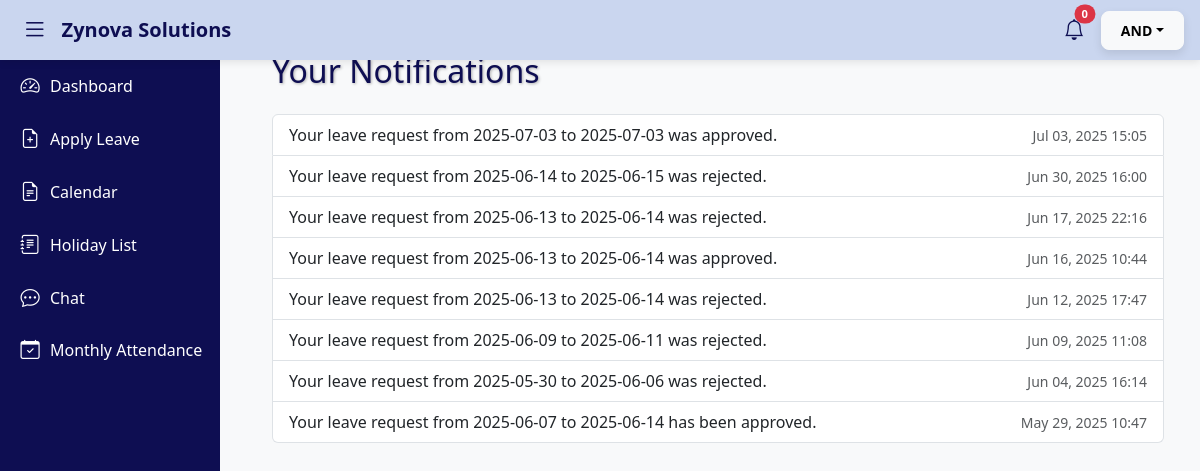
Screenshot of /notifications/ (signed in) with the database file from the repository.
### attendance/models.py (models this page shows, shortened)
class Notification(models.Model):
    user = models.ForeignKey(User, on_delete=models.CASCADE)
    message = models.TextField()
    is_read = models.BooleanField(default=False)
    created_at = models.DateTimeField(auto_now_add=True)

### attendance/views/notification_views.py (the view)
# urls.py: path('notifications/', views.user_notifications, name='notifications'),
@login_required
def user_notifications(request):
    try:
        notifications = Notification.objects.filter(user=request.user).order_by('-created_at')
        notifications.update(is_read=True)
        return render(request, 'attendance/notifications.html', {'notifications': notifications})
    except Exception as e:
        logger.exception("Error loading user notifications")
        return render(request, '500.html', status=500)

### attendance/templates/attendance/notifications.html (shortened to what this page needs)
{% extends 'attendance/base.html' %}
{% block content %}
<h2>Your Notifications</h2>
<ul class="list-group mt-4">
    {% for notif in notifications %}
    <li class="list-group-item d-flex justify-content-between align-items-center {% if not notif.is_read %}fw-bold{% endif %}">
        {{ notif.message }}
        <small class="text-muted">{{ notif.created_at|date:"M d, Y H:i" }}</small>
    </li>
    {% empty %}
    <li class="list-group-item">No notifications found.</li>
    {% endfor %}
</ul>
{% endblock %}

### attendance/templates/attendance/base.html (shortened to what this page needs)
{% load static %}
<!DOCTYPE html>
<html lang="en">
  <head>
    <link rel="stylesheet" href="https://cdn.jsdelivr.net/npm/bootstrap-icons@1.10.5/font/bootstrap-icons.css" />
    <link href="https://cdn.jsdelivr.net/npm/bootstrap@5.3.3/dist/css/bootstrap.min.css" rel="stylesheet" />
    <link rel="stylesheet" href="https://cdnjs.cloudflare.com/ajax/libs/font-awesome/6.5.0/css/all.min.css" />
    <link rel="stylesheet" href="{% static 'attendance/css/style.css' %}" />
  </head>
  <body>
    <nav class="navbar">
      <button id="sidebarToggle" class="btn-toggle-sidebar" aria-label="Toggle sidebar"><i class="bi bi-list"></i></button>
      <a href="#" class="navbar-brand">Zynova Solutions</a>
      <div class="ms-auto d-flex align-items-center">
        {% if user.is_authenticated %}
          <div class="nav-item dropdown mx-3">
            <a href="#" id="notifBell" class="nav-link position-relative" onclick="toggleNotifications(event)">
              <i class="bi bi-bell"></i>
              <span class="badge bg-danger rounded-pill" id="notif-count">{{ unread_notifications_count|default:'0' }}</span>
            </a>
          </div>
          <div class="dropdown">
            <button class="btn btn-light btn-sm dropdown-toggle" type="button" data-bs-toggle="dropdown">{{ user.first_name|default:user.username|default:'User' }}</button>
          </div>
        {% else %}
          <a href="{% url 'login' %}" class="btn btn-outline-light btn-sm">Login</a>
        {% endif %}
      </div>
    </nav>
    <div id="sidebar" role="navigation" aria-label="Main sidebar navigation">
      <ul class="nav flex-column">
        {% if user.is_authenticated %}
          {% with role=user.groups.all.0.name %}
            {% if role == 'Admin' %}
              <li class="nav-item">
                <a href="{% url 'admin_dashboard' %}" class="nav-link {% if request.path == '/dashboard/' %}active{% endif %}"><i class="bi bi-speedometer2"></i><span>Dashboard</span></a>
              </li>
              <li class="nav-item">
                <a href="{% url 'view_leave_requests' %}" class="nav-link {% if request.path == '/view_leave_requests/' %}active{% endif %}"><i class="bi bi-file-earmark-text"></i><span>Leave Requests</span></a>
              </li>
              <li class="nav-item">
                <a href="{% url 'holiday_list' %}" class="nav-link {% if request.path == '/holiday_list/' %}active{% endif %}"><i class="bi bi-journal-text"></i><span>Holiday List</span></a>
              </li>
              <li class="nav-item">
                <a href="{% url 'calendar' %}" class="nav-link {% if request.path == '/calendar/' %}active{% endif %}"><i class="fa fa-calendar" style="font-size:20px;"></i><span>Calendar</span></a>
              </li>
              <li class="nav-item">
                <a href="{% url 'manage_notices' %}" class="nav-link {% if request.path == '/manage_notices/' %}active{% endif %}"><i class="bi bi-megaphone"></i><span>Manage Notices</span></a>
              </li>
              <li class="nav-item">
                <a href="{% url 'chat_home' %}" class="nav-link {% if request.path == '/chat/' %}active{% endif %}"><i class="bi bi-chat-dots"></i><span>Chat</span></a>
              </li>
              <li class="nav-item">
                <a href="{% url 'monthly_attendance' %}" class="nav-link {% if request.path == '/monthly-attendance/' %}active{% endif %}"><i class="bi bi-calendar-check"></i><span>Monthly Attendance</span></a>
              </li>
            {% elif role == 'Employee' %}
              <li class="nav-item">
                <a href="{% url 'employee_dashboard' %}" class="nav-link {% if request.path == '/employee_dashboard/' %}active{% endif %}"><i class="bi bi-speedometer2"></i><span>Dashboard</span></a>
              </li>
              <li class="nav-item">
                <a href="{% url 'leave_dashboard' %}" class="nav-link {% if request.path == '/leave_dashboard/' %}active{% endif %}"><i class="bi bi-file-earmark-plus"></i><span>Apply Leave</span></a>
              </li>
              <li class="nav-item">
                <a href="{% url 'calendar' %}" class="nav-link {% if request.path == '/calendar/' %}active{% endif %}"><i class="bi bi-file-earmark-text"></i><span>Calendar</span></a>
              </li>
              <li class="nav-item">
                <a href="{% url 'holiday_list' %}" class="nav-link {% if request.path == '/holiday_list/' %}active{% endif %}"><i class="bi bi-journal-text"></i><span>Holiday List</span></a>
              </li>
              <li class="nav-item">
                <a href="{% url 'chat_home' %}" class="nav-link {% if request.path == '/chat/' %}active{% endif %}"><i class="bi bi-chat-dots"></i><span>Chat</span></a>
              </li>
              <li class="nav-item">
                <a href="{% url 'monthly_attendance' %}" class="nav-link {% if request.path == '/monthly-attendance/' %}active{% endif %}"><i class="bi bi-calendar-check"></i><span>Monthly Attendance</span></a>
              </li>
            {% endif %}
          {% endwith %}
        {% endif %}
      </ul>
    </div>
    <main id="content" class="wrapper content-area flex-grow-1 bg-light d-flex flex-column">
      <div class="container m-2 p-4">
        {% block content %}
        {% endblock %}
      </div>
    </main>
  </body>
</html>

### attendance/static/attendance/css/style.css (style rules this page uses)
:root { --blue-light: #cad6ef; --blue-dark: #0e0e52; --white: #ffffff; --black: #000000; }
body { background-color: var(--white); color: var(--blue-dark); font-family: "Segoe UI", Tahoma, Geneva, Verdana, sans-serif; overflow-x: hidden; transition: background-color 0.3s, color 0.3s; min-height: 100vh; display: flex; }
.navbar { position: fixed; top: 0; left: 0; right: 0; height: 60px; background-color: var(--blue-light); color: var(--blue-dark); z-index: 1050; display: flex; align-items: center; padding: 0 1rem; box-shadow: 0 2px 8px rgba(0, 0, 0, 0.1); }
.navbar .navbar-brand { color: var(--blue-dark); font-weight: 600; font-size: 1.25rem; margin-left: 0.5rem; text-decoration: none; }
.navbar .btn-toggle-sidebar { background: none; border: none; color: var(--blue-dark); font-size: 1.6rem; cursor: pointer; }
.navbar .nav-link { color: var(--blue-dark); font-size: 1.3rem; cursor: pointer; }
.navbar .badge { position: fixed; top: 2px; right: -8px; font-size: 0.6rem; background-color: var(--blue-dark); color: var(--white); }
#sidebar { height: 100vh; position: fixed; top: 0; left: 0; width: 220px; background-color: var(--blue-dark); color: var(--white); padding-top: 60px; transition: left 0.3s, width 0.3s; z-index: 1040; }
#sidebar .nav-link { color: var(--white); display: flex; align-items: center; gap: 10px; padding: 12px 20px; font-weight: 500; white-space: nowrap; border-radius: 0 25px 25px 0; }
#sidebar .nav-link i { font-size: 1.2rem; min-width: 20px; text-align: center; }
#content { margin-left: 220px; padding: 20px; transition: margin-left 0.3s ease; }
.btn { font-weight: bold; border-radius: 8px; padding: 0.5rem 1.2rem; box-shadow: 0 4px 10px rgba(0, 0, 0, 0.1); transition: background-color 0.3s, color 0.3s; }
h1, h2, h3, h4, p, th, td { text-shadow: 1px 1px 3px rgba(0, 0, 0, 0.3); color: var(--blue-dark); }
#notifBell { position: relative; cursor: pointer; }
#notif-count { position: absolute; top: 0; right: 0; font-size: 0.7rem; transform: translate(50%, -50%); }
.container { max-width: 1140px; margin: 0 auto; padding: 0 20px; width: 100%; }
.nav-item.dropdown.mx-3 { position: relative; }

### rows the page displays
Notification: message "Your leave request from 2025-07-03 to 2025-07-03 was approved.", created_at "Jul 03, 2025 15:05"
Notification: message "Your leave request from 2025-06-14 to 2025-06-15 was rejected.", created_at "Jun 30, 2025 16:00"
Notification: message "Your leave request from 2025-06-13 to 2025-06-14 was rejected.", created_at "Jun 17, 2025 22:16"
Notification: message "Your leave request from 2025-06-13 to 2025-06-14 was approved.", created_at "Jun 16, 2025 10:44"
Notification: message "Your leave request from 2025-06-13 to 2025-06-14 was rejected.", created_at "Jun 12, 2025 17:47"
Notification: message "Your leave request from 2025-06-09 to 2025-06-11 was rejected.", created_at "Jun 09, 2025 11:08"
Notification: message "Your leave request from 2025-05-30 to 2025-06-06 was rejected.", created_at "Jun 04, 2025 16:14"
Notification: message "Your leave request from 2025-06-07 to 2025-06-14 has been approved.", created_at "May 29, 2025 10:47"

### other values shown
{{ unread_notifications_count|default:'0' }} "0"
{{ user.first_name|default:user.username|default:'User' }} "AND"
